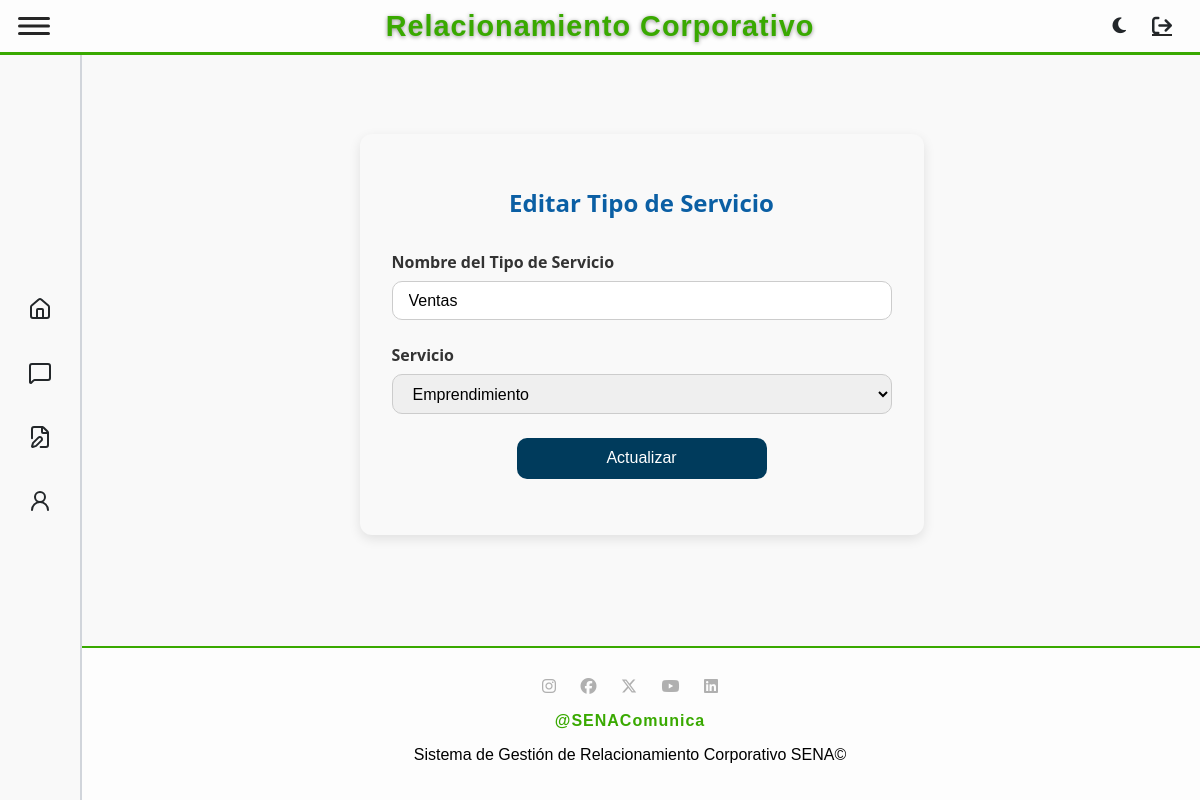
Page /tipoServicio/edit/8 (signed in) on the earlier database version.
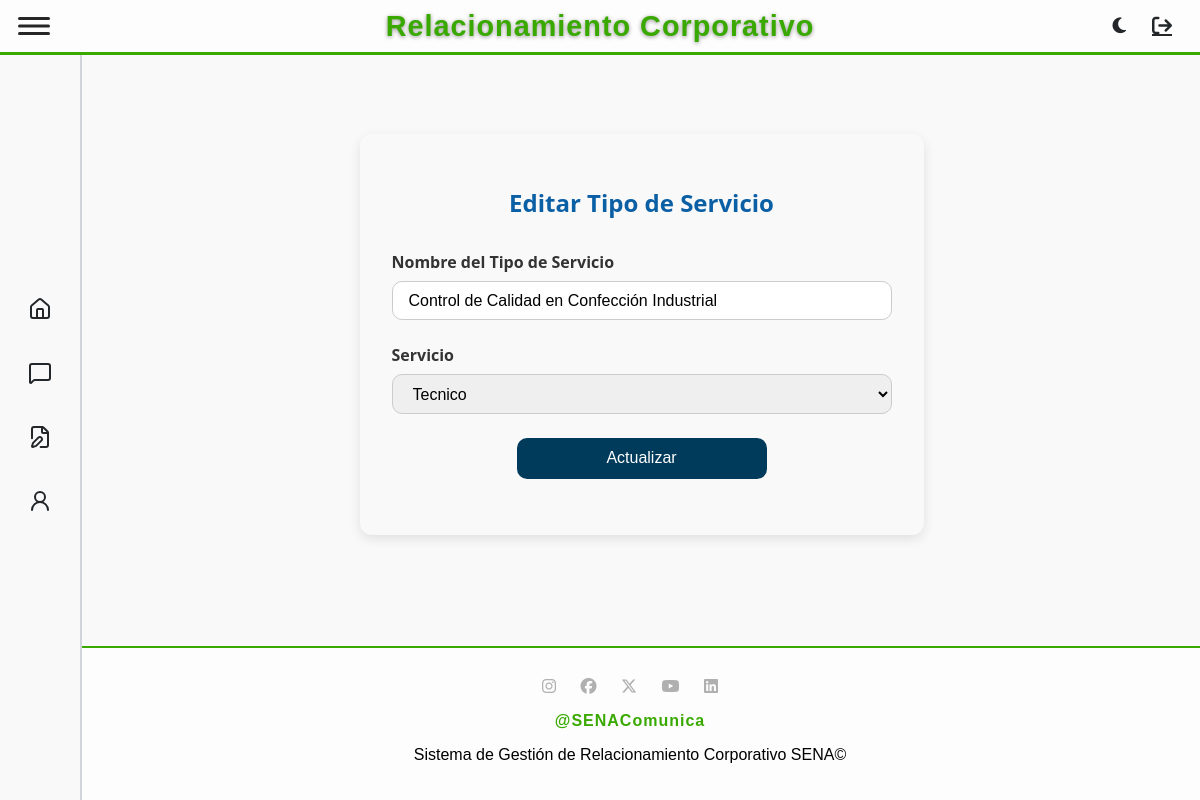
Same page on the later database version.
### tables this page shows
CREATE TABLE `tiposervicio` (
  `idTipoServicio` int(11) NOT NULL,
  `TipoServicio` varchar(100) NOT NULL,
  `FKidServicio` int(11) NOT NULL
);

CREATE TABLE `servicio` (
  `idServicio` int(11) NOT NULL,
  `Servicio` varchar(100) NOT NULL,
  `Color` varchar(7) NOT NULL
);

### app/controllers/baseController.php (called while the page is built, shortened)
<?php
class BaseController {
    public $layout = "default";
    public function render(string $view, array $arrayData = null) {
        $layout = MAIN_APP_ROUTE . "../views/layouts/{$this->layout}.php";
        include_once $layout;
    }
}

### app/controllers/tipoServicioController.php (called while the page is built, shortened)
<?php
require_once "baseController.php";
require_once MAIN_APP_ROUTE."../models/TipoServicioModel.php";
require_once MAIN_APP_ROUTE."../models/ServicioModel.php";
class TipoServicioController extends BaseController {
    public function editTipoServicio($id){
        $tipoServicioObj = new TipoServicioModel();
        $servicioObj = new ServicioModel();
        $tipoServicioInfo = $tipoServicioObj->getTipoServicio($id);
        $servicios = $servicioObj->getAll();
        $data = [
            "tipoServicio" => $tipoServicioInfo,
            "servicios" => $servicios,
            "titulo" => "Editar Tipo de Servicio"
        ];
        $this->render("tipoServicio/edit.php", $data);
    }
}

### app/models/BaseModel.php (called while the page is built, shortened)
<?php
abstract class BaseModel {
    public function __construct() {
        try {
            $options = [
                PDO::ATTR_ERRMODE => PDO::ERRMODE_EXCEPTION,
                PDO::ATTR_DEFAULT_FETCH_MODE => PDO::FETCH_OBJ
            ];
            $dsn = DRIVER.':host='.HOST.';dbname='.DATABASE;
            $this->dbConnection = new PDO($dsn, USERNAME_DB, PASSWORD_DB, $options);
        } catch (PDOException $ex) {
            echo 'Error en la conexión: '.$ex->getMessage();
            exit;
        }
    }
}

### app/models/tipoServicioModel.php (called while the page is built, shortened)
<?php
require_once MAIN_APP_ROUTE."../models/BaseModel.php";
class tipoServicioModel extends BaseModel {
    public function __construct(
        ?int $idTipoServicio = null,
        ?string $TipoServicio = null,
        ?int $FKidServicio = null
    ) {
        $this->table = "tiposervicio";
    }
    public function getTipoServicio($id) {
        try {
            $sql = "SELECT t.*, s.Servicio as NombreServicio
                    FROM $this->table t
                    LEFT JOIN servicio s ON t.FKidServicio = s.idServicio
                    WHERE t.idTipoServicio = :id";
            $statement = $this->dbConnection->prepare($sql);
            $statement->bindParam(":id", $id, PDO::PARAM_INT);
            $statement->execute();
            return $statement->fetch(PDO::FETCH_OBJ);
        } catch (PDOException $e) {
            echo "Error al obtener tipo de servicio: " . $e->getMessage();
        }
    }
}

### app/models/ServicioModel.php (called while the page is built, shortened)
<?php
require_once MAIN_APP_ROUTE."../models/BaseModel.php";
class ServicioModel extends BaseModel {
    public function __construct(
        ?int $idServicio = null,
        ?string $Servicio = null
    ) {
        $this->table = "servicio";
    }
    public function getAll(): array {
        try {
            $sql = "SELECT * FROM $this->table";
            return $this->dbConnection->query($sql)->fetchAll(PDO::FETCH_OBJ);
        } catch (PDOException $e) {
            throw new PDOException("Error al obtener servicios: " . $e->getMessage());
        }
    }
}

### app/views/tipoServicio/edit.php (the view, shortened to what this page needs)
<div class="data-container">
    <form action="/tipoServicio/update" method="post">
        <h2 class="form-title">Editar Tipo de Servicio</h2>
        <div class="form-group">
            <label for="TipoServicio">Nombre del Tipo de Servicio</label>
            <input type="text" name="TipoServicio" value="<?php echo $tipoServicio->TipoServicio ?>" required maxlength="45" class="form-control">
        </div>
        <div class="form-group">
            <label for="FKidServicio">Servicio</label>
            <select name="FKidServicio" required class="form-control">
                <?php foreach($servicios as $servicio): ?>
                    <option value="<?php echo $servicio->idServicio ?>" <?php echo ($servicio->idServicio == $tipoServicio->FKidServicio) ? 'selected' : '' ?>>
                        <?php echo $servicio->Servicio ?>
                    </option>
                <?php endforeach; ?>
            </select>
        </div>
        <div class="form-group button-group">
            <button type="submit" class="btn btn-primary">Actualizar</button>
        </div>
    </form>
</div>

Differences in the rows shown:
changed tiposervicio: TipoServicio "Ventas" → "Control de Calidad en Confección Industrial"; FKidServicio "Emprendimiento" → "Tecnico"
